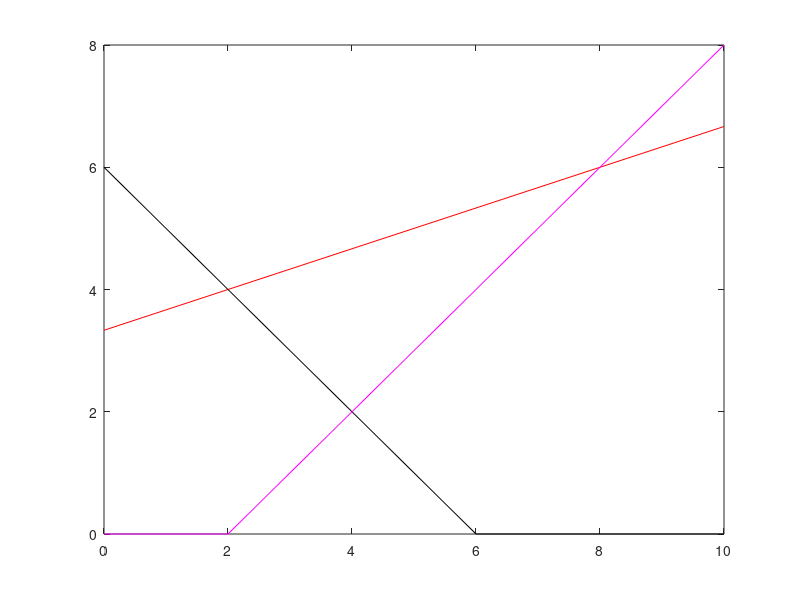

This chart was generated by the following MATLAB code:
clc
clear

A=[-1 3;1 1;1 -1];
b=[10;6;2];
c=[2;3];

y1=0:1:max(b);

x12=(b(1)-A(1,1)*y1)/A(1,2);
x12=max(0,x12);
x22=(b(2)-A(2,1)*y1)/A(2,2);
x22=max(0,x22);
x32=(b(3)-A(3,1)*y1)/A(3,2);
x32=max(0,x32);

plot(y1,x12,'r',y1,x22,'k',y1,x32,'m');

cx1=find(y1==0);
c1=find(x12==0);

line1=[y1([c1,cx1]);x12([c1,cx1])]'

c2=find(x22==0);

line2=[y1([c2,cx1]);x22([c2,cx1])]'

c3=find(x32==0);
line3=[y1([c3,cx1]);x32([c3,cx1])]'
corpt=unique([line1;line2;line3],'rows') 
pt=[0;0];
for i=1:size(A,1)
    A1=A(i,:);
    B1=b(i,:);
    for j=i+1:size(A,1)
        A2=A(j,:);
        B2=b(j,:);
        A4=[A1;A2];
        B4=[B1;B2];
        X=inv(A4)*B4;
        pt=[pt X];
    end
end
ptt=pt'

allpt=[ptt;corpt];
points=unique(allpt,'rows');

for i=1:size(points,1)
    const1(i)=A(1,1)*points(i,1)+A(1,2)*points(i,2)-b(1);
    const2(i)=A(2,1)*points(i,1)+A(2,2)*points(i,2)-b(2);
    const3(i)=A(3,1)*points(i,1)+A(3,2)*points(i,2)-b(3);
    
    s1=find(const1>0);
    s2=find(const2>0);
    s3=find(const3>0);
end
s=unique([s1 s2 s3])
points(s,:)=[];

value=points*c;
table=[points value]';
[obj,index]=max(value);
x1=points(index,1);
x2=points(index,2);

fprintf('objective value is %f at(%f,%f)',obj,x1,x2);